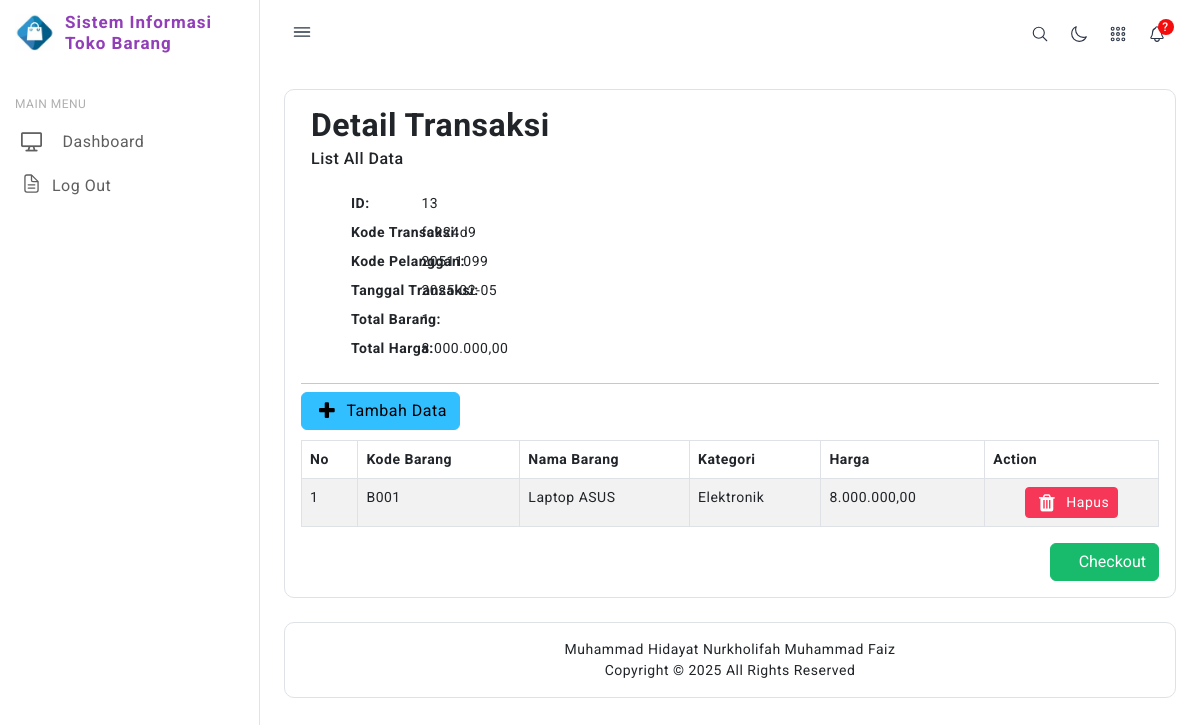
Page /transaksi/detail.php?id=13 on the committed database.
### tables this page shows
CREATE TABLE `transaksi` (
  `id` int NOT NULL,
  `kode_transaksi` varchar(20) NOT NULL,
  `kode_pelanggan` varchar(20) NOT NULL,
  `tanggal_transaksi` date NOT NULL,
  `dibeli` int NOT NULL DEFAULT '0',
  `total_harga` decimal(10,2) NOT NULL DEFAULT '0.00'
);

CREATE TABLE `detailtransaksi` (
  `id` int NOT NULL,
  `transaksi_id` int NOT NULL,
  `kode_barang` varchar(20) DEFAULT NULL,
  `jumlah` int DEFAULT NULL
);

CREATE TABLE `barang` (
  `id` int NOT NULL,
  `kode_barang` varchar(20) NOT NULL,
  `nama_barang` varchar(100) NOT NULL,
  `kategori` varchar(50) DEFAULT NULL,
  `harga` decimal(10,2) NOT NULL,
  `stok` int NOT NULL,
  `foto` varchar(100) DEFAULT NULL
);

### db/database.php (called while the page is built, shortened)
<?php
class Database {
    private $pdo;
    public function __construct() {
        $dotenv = Dotenv\Dotenv::createImmutable(__DIR__ . "/..");
        $host = $_ENV["DB_HOST"];
        $dbname = $_ENV["DB_DATABASE"];
        $username = $_ENV["DB_USERNAME"];
        $password = $_ENV["DB_PASSWORD"];
        $charset = $_ENV["DB_CHARSET"];
    }
    private function connect($host, $dbname, $username, $password, $charset) {
        try {
            $this->pdo = new PDO("mysql:host={$host};dbname={$dbname};charset={$charset}", $username, $password);
            $this->pdo->setAttribute(PDO::ATTR_ERRMODE, PDO::ERRMODE_EXCEPTION);
        } catch (PDOException $e) {
            die("Database connection failed: " . $e->getMessage());
        }
    }
    public function executeQuery($sql, $params = []) {
        try {
            $stmt = $this->pdo->prepare($sql);
            if ($stmt) {
                $stmt->execute($params);
                return $stmt;
            } else {
                die("Error in query: " . print_r($this->pdo->errorInfo(), true));
            }
        } catch (PDOException $e) {
            die("Database error: " . $e->getMessage());
        }
    }
}

### controllers/Transaksi.php (called while the page is built, shortened)
<?php
include_once('../models/TransaksiModel.php');
class TransaksiController
{
    private $model;
    public function __construct()
    {
        $this->model = new TransaksiModel();
    }
    public function getTransaksi($id)
    {
        return $this->model->getTransaksi($id);
    }
}
?>

### models/TransaksiModel.php (called while the page is built, shortened)
<?php
include_once('../db/database.php');
class TransaksiModel
{
    private $db;
    public function __construct()
    {
        $this->db = new Database();
    }
    public function getTransaksi($id)
    {
        $sql = "SELECT T.*, P.nama
                FROM transaksi T
                LEFT JOIN pelanggan P ON T.kode_pelanggan = P.kode_pelanggan
                WHERE T.id = :id";
        $params = array(":id" => $id);
        return $this->db->executeQuery($sql, $params)->fetchAll(PDO::FETCH_ASSOC);
    }
}
?>

### controllers/Detailtransaksi.php (called while the page is built, shortened)
<?php
include_once('../models/DetailtransaksiModel.php');
class DetailtransaksiController
{
    private $model;
    public function __construct()
    {
        $this->model = new DetailtransaksiModel();
    }
    public function getDetailtransaksiList($id)
    {
        $rows = $this->model->getDetailtransaksiList($id);
        if (count($rows) > 0) {
            return $rows;
        } else {
            return [];
        }
    }
    public function countDetailtransaksi($id)
    {
        return $this->model->countDetailtransaksi($id);
    }
}
?>

### models/DetailtransaksiModel.php (called while the page is built, shortened)
<?php
include_once('../db/database.php');
class DetailtransaksiModel
{
    private $db;
    public function __construct()
    {
        $this->db = new Database();
    }
    public function getDetailtransaksiList($id)
    {
        $sql = "SELECT T.id, T.transaksi_id, T.kode_barang, B.id as idbarang, B.kode_barang, B.nama_barang, B.kategori, B.harga
                FROM detailtransaksi T
                LEFT JOIN barang B ON T.kode_barang = B.kode_barang
                WHERE T.transaksi_id = :transaksi_id";
        $params = array(":transaksi_id" => $id);
        return $this->db->executeQuery($sql, $params)->fetchAll(PDO::FETCH_ASSOC);
    }
    public function countDetailtransaksi($transaksi_id)
    {
        $sql = "SELECT COUNT(*) as jumlah FROM detailtransaksi WHERE transaksi_id = :transaksi_id";
        $params = array(":transaksi_id" => $transaksi_id);
        return $this->db->executeQuery($sql, $params)->fetchColumn();
    }
}
?>

### transaksi/detail.php (the view, shortened to what this page needs)
<?php
include("../controllers/Transaksi.php");
include("../controllers/DetailTransaksi.php");
include("../lib/functions.php");
$transaksi = new TransaksiController();
$obj = new DetailTransaksiController();
if (isset($_GET["id"])) {
    $id = $_GET["id"];
}
$transaksiData = $transaksi->getTransaksi($id);
$detailTransaksiList = $obj->getDetailTransaksiList($id);
$totalItems = $obj->countDetailTransaksi($id);
?>
<div class="header icon-and-heading">
    <h2><strong>Detail Transaksi</strong> <small>List All Data</small></h2>
</div>
<dl class="row mt-3">
    <?php foreach ($transaksiData as $transaksi): ?>
        <dt class="col-sm-3" style="margin-left:50px">ID:</dt>
        <dd class="col-sm-7" style="margin-left:-150px"><?php echo $transaksi['id']; ?></dd>
        <dt class="col-sm-3" style="margin-left:50px">Kode Transaksi:</dt>
        <dd class="col-sm-7" style="margin-left:-150px"><?php echo $transaksi['kode_transaksi']; ?></dd>
        <dt class="col-sm-3" style="margin-left:50px">Kode Pelanggan:</dt>
        <dd class="col-sm-7" style="margin-left:-150px"><?php echo $transaksi['kode_pelanggan']; ?></dd>
        <dt class="col-sm-3" style="margin-left:50px">Tanggal Transaksi:</dt>
        <dd class="col-sm-7" style="margin-left:-150px"><?php echo $transaksi['tanggal_transaksi']; ?></dd>
        <dt class="col-sm-3" style="margin-left:50px">Total Barang:</dt>
        <dd class="col-sm-7" style="margin-left:-150px"><?php echo $totalItems; ?></dd>
        <dt class="col-sm-3" style="margin-left:50px">Total Harga:</dt>
        <dd class="col-sm-7" style="margin-left:-150px"><?php echo number_format($transaksi['total_harga'], 2, ',', '.'); ?></dd>
    <?php endforeach; ?>
</dl>
<hr style="margin-bottom:-2px;"/>
<?php
if($transaksi['dibeli'] == 0){
    echo '<a style="margin:10px 0px;" class="btn btn-large btn-info" href="detailadd.php?id='.$id.'"><i class="fa fa-plus"></i> Tambah Data</a>';
}
?>
<table class="table table-bordered table-striped">
    <thead>
        <tr>
            <th>No</th>
            <th>Kode Barang</th>
            <th>Nama Barang</th>
            <th>Kategori</th>
            <th>Harga</th>
            <?php if ($transaksi['dibeli'] == 0): ?>
                <th>Action</th>
            <?php endif; ?>
        </tr>
    </thead>
    <tbody>
        <?php if (!empty($detailTransaksiList)): ?>
            <?php $i = 1; ?>
            <?php foreach ($detailTransaksiList as $barang): ?>
                <tr>
                    <td><?php echo $i; ?></td>
                    <td><?php echo $barang['kode_barang']; ?></td>
                    <td><?php echo $barang['nama_barang']; ?></td>
                    <td><?php echo $barang['kategori']; ?></td>
                    <td><?php echo number_format($barang['harga'], 2, ',', '.'); ?></td>
                    <?php if ($transaksi['dibeli'] == 0): ?>
                        <td class="text-center">
                            <a class="btn btn-danger btn-sm" href="detaildelete.php?id=<?php echo $id; ?>&iddetail=<?php echo $barang['id']; ?>">
                                <i class="fa fa-trash"></i> Hapus
                            </a>
                        </td>
                    <?php endif; ?>
                </tr>
                <?php $i++; ?>
            <?php endforeach; ?>
        <?php else: ?>
            <tr><td colspan="6">No details found for this transaction.</td></tr>
        <?php endif; ?>
    </tbody>
</table>
<form name="formStatus" method="POST" action="">
    <div class="d-flex justify-content-end mt-3">
        <?php
        if($transaksi['dibeli'] == 0){
            echo '<button class="save btn btn-large btn-success" type="submit"><i class="fa fa-handshake"></i> Checkout</button>';
        }
        ?>
    </div>
</form>

### themes/fobia/assets/css/style.css (style rules this page uses)
body { color: #4c5258; font-size: 14px; letter-spacing: .5px; background-color: #ffffff; overflow-x: hidden; font-family: Roboto, sans-serif; }
a { color: #923eb9; text-decoration: none; }
::placeholder { opacity: 0.5 !important; }
.btn i, .btn ion-icon { vertical-align: middle; font-size: 1rem; margin-top: -1em; margin-bottom: -1em; margin-right: 7px; }
.btn i, .btn.btn-lg ion-icon { font-size: 1.25rem; }

### themes/fobia/header.php (style rules this page uses)
h2 strong { display: block; }
h2 small { display: block; font-size: 0.5em; margin-top: 5px; }
.icon-and-heading { display: inline-flex; align-items: center; }
i { font-size: 24px; margin-right: 10px; }

### rows in the picture
transaksi: id "13", kode_transaksi "fc924d9", kode_pelanggan "20511099", tanggal_transaksi "2025-02-05", totalItems "1", total_harga "8.000.000,00"
detailtransaksi: barang.kode_barang "B001", barang.nama_barang "Laptop ASUS", barang.kategori "Elektronik", barang.harga "8.000.000,00"
